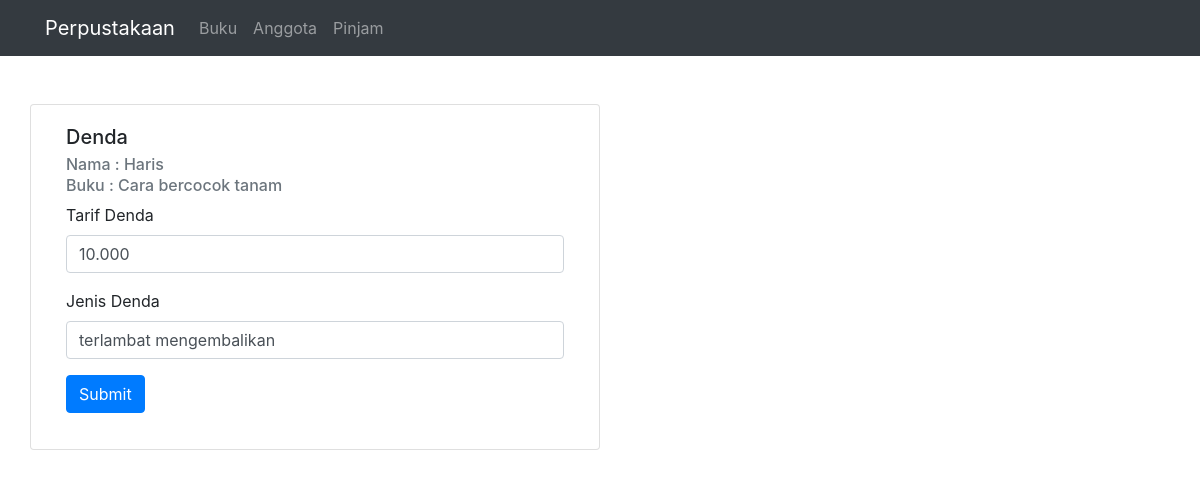
The page /?page=denda&id=1 on the database its author committed.
### tables this page shows
CREATE TABLE `pinjam_buku` (
  `kode_pinjam` int(11) NOT NULL,
  `no_anggota` int(11) NOT NULL,
  `no_buku` int(11) NOT NULL,
  `tgl_pinjam` date NOT NULL,
  `tgl_kembali` date NOT NULL
);

CREATE TABLE `anggota` (
  `no_anggota` int(11) NOT NULL,
  `nama` varchar(20) NOT NULL,
  `jurusan` varchar(25) NOT NULL,
  `alamat` varchar(100) NOT NULL,
  `tgl_lahir` date NOT NULL
);

CREATE TABLE `buku` (
  `no_buku` int(11) NOT NULL,
  `judul` varchar(50) NOT NULL,
  `pengarang` varchar(50) NOT NULL,
  `thn_terbit` varchar(20) NOT NULL,
  `penerbit` varchar(50) NOT NULL,
  `jns_buku` varchar(25) NOT NULL
);

CREATE TABLE `denda` (
  `kode_denda` int(11) NOT NULL,
  `kode_pinjam` int(11) NOT NULL,
  `no_anggota` int(11) NOT NULL,
  `tgl_pinjam` date NOT NULL,
  `tarif_denda` varchar(50) NOT NULL,
  `jns_denda` varchar(50) NOT NULL
);

### function/function.php (called while the page is built, shortened)
<?php
$conn = mysqli_connect('localhost', 'root', '', 'perpustakaan');
function query($query)
{
    global $conn;
    $result = mysqli_query($conn, $query);
    $rows = [];
    while ($row = mysqli_fetch_assoc($result)) {
        $rows[] = $row;
    }
    return $rows;
}

### template/denda.php (the view, shortened to what this page needs)
<?php
$id = $_GET["id"];
$data = query("SELECT `pinjam_buku`.*, `anggota`.`nama`, `buku`.`judul`, `denda`.`tarif_denda`, `denda`.`jns_denda`
                FROM pinjam_buku
                INNER JOIN `anggota` ON `pinjam_buku`.`no_anggota` = `anggota`.`no_anggota`
                INNER JOIN `buku` ON `pinjam_buku`.`no_buku` = `buku`.`no_buku`
                INNER JOIN `denda` ON `pinjam_buku`.`kode_pinjam` = `denda`.`kode_pinjam`
                WHERE `pinjam_buku`.`kode_pinjam` = $id");
?>
<div class="container">
    <div class="row mt-5">
        <div class="card col-md-6">
            <div class="card-body">
                <?php foreach ($data as $d) : ?>
                    <h5 class="card-title">Denda</h5>
                    <h6 class="card-subtitle mb-2 text-muted">Nama : <?= $d["nama"] ?></h6>
                    <h6 class="card-subtitle mb-2 text-muted">Buku : <?= $d["judul"] ?></h6>
                    <form action="" method="post">
                        <div class="form-group">
                            <label for="tarif">Tarif Denda</label>
                            <input type="text" class="form-control" id="tarif" name="tarif" value="<?= $d["tarif_denda"] ?>">
                        </div>
                        <div class="form-group">
                            <label for="jenis">Jenis Denda</label>
                            <input type="text" class="form-control" id="jenis" name="jenis" value="<?= $d["jns_denda"] ?>">
                        </div>
                        <div class="form-group">
                            <button class="btn btn-primary" type="submit" name="submit">Submit</button>
                        </div>
                    </form>
                <?php endforeach; ?>
            </div>
        </div>
    </div>
</div>

### rows shown on the page
pinjam_buku: no_anggota.nama "Haris", no_buku.judul "Cara bercocok tanam", tarif "10.000", jenis "terlambat mengembalikan"
